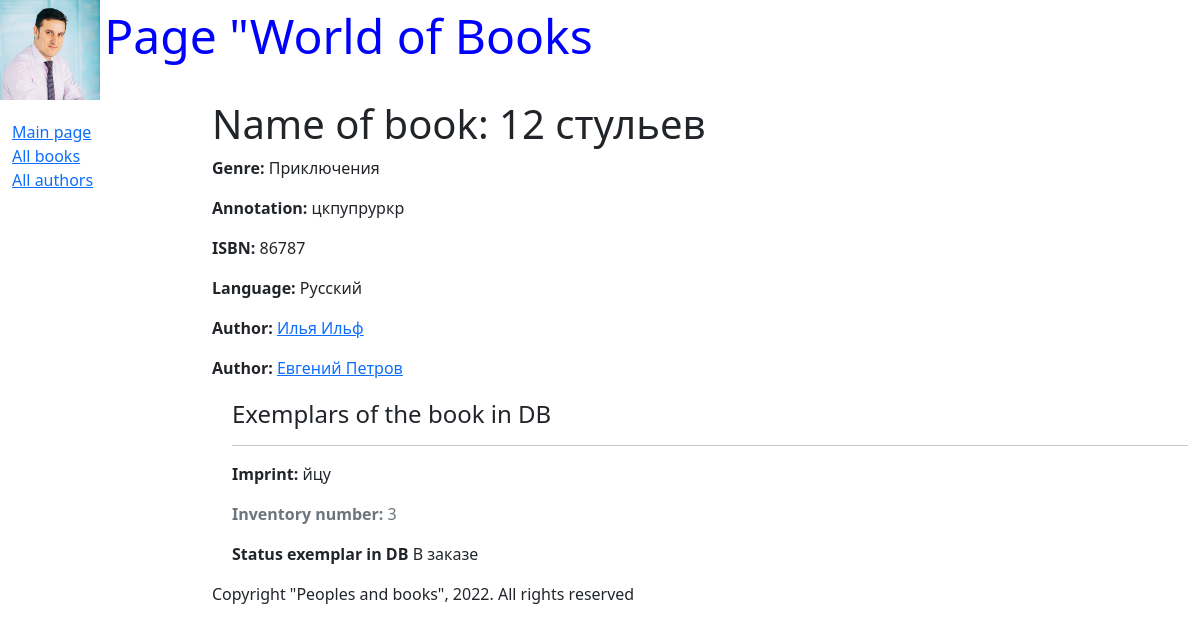
The page /book/2 on the database its author committed.
### catalog/models.py (models this page shows, shortened)
class Book(models.Model):
    title = models.CharField(max_length=200, help_text="Input title of the book", verbose_name="Name of book")
    genre = models.ForeignKey('Genre', on_delete=models.CASCADE, help_text=" Choose genre of the book",
                              verbose_name="Genre of book", null=True)
    language = models.ForeignKey('Language', on_delete=models.CASCADE, help_text=" Choose language of the book",
                                 verbose_name="Language of book", null=True)
    author = models.ManyToManyField('Author', help_text=" Choose author of the book", verbose_name="Author of book")
    summary = models.TextField(max_length=1000, help_text="Input summary of the book",
                               verbose_name="Short text of the book")
    isbn = models.CharField(max_length=13, help_text="Only 13 symbols", verbose_name="ISBN of the book")
    def display_author(self):
        return ', '.join([author.last_name for author in self.author.all()])
    display_author.short_description = 'Authors'

class Genre(models.Model):
    name = models.CharField(max_length=200, help_text="Input genre of the book", verbose_name="Genre book")
    def __str__(self):
        return self.name

class Language(models.Model):
    name = models.CharField(max_length=20, help_text="Input language of the book", verbose_name="Book language")
    def __str__(self):
        return self.name

class Author(models.Model):
    first_name = models.CharField(max_length=100, help_text="Input name author", verbose_name="Author name")
    last_name = models.CharField(max_length=100, help_text="Input family name author",
                                 verbose_name="Author family name")
    date_of_birth = models.DateField(help_text="Input date of birth", verbose_name="Birth date", null=True, blank=True)
    date_of_death = models.DateField(help_text="Input date of death", verbose_name="Death date", null=True, blank=True)

class BookInstance(models.Model):
    book = models.ForeignKey('Book', on_delete=models.CASCADE, null=True)
    inv_num = models.CharField(max_length=20, null=True, help_text="Input inentary number",
                               verbose_name="Inventary humber")
    inprint = models.CharField(max_length=200, help_text="Input publishing and year", verbose_name="Publishing")
    status = models.ForeignKey('Status', on_delete=models.CASCADE, null=True, help_text="Change status exemplar",
                               verbose_name="Status exemplar")
    due_back = models.DateField(null=True, blank=True, help_text="Input end of status", verbose_name="Date of status")

class Status(models.Model):
    name = models.CharField(max_length=20, help_text="Input status of book", verbose_name="Status exemplar of book")
    def __str__(self):
        return self.name

### catalog/views.py (the view)
# urls.py: url(r'^book/(?P<pk>\d+)$', views.BookDetalView.as_view(), name='book-detail'),
class BookDetalView(generic.DetailView):
    model = Book

### catalog/templates/catalog/book_detail.html (shortened to what this page needs)
{% extends "base_generic.html" %}
{% block content %}
    <h1>Name of book: {{ book.title }}</h1>
    <p><strong> Genre:</strong> {{ book.genre }} </p>
    <p><strong> Annotation:</strong> {{ book.summary }} </p>
    <p><strong> ISBN:</strong> {{ book.isbn }} </p>
    <p><strong> Language:</strong> {{ book.language }} </p>
        {% for author in book.author.all %}
            <p><strong>Author:</strong>
            <a href=""> {{ author.first_name }}
                        {{ author.last_name }}</a></p>
        {% endfor %}
<div style="margin-left:20px; margin-top:20px">
    <h4>Exemplars of the book in DB</h4>
    {% for copy in book.bookinstance_set.all %}
    <hr>
        <p><strong> Imprint:</strong> {{ copy.inprint }} </p>
        <p class="text-muted"><strong> Inventory number:</strong> {{ copy.id }} </p>
        <p><strong> Status exemplar in DB</strong> {{ copy.status }} </p>
    {% endfor %}
</div>
 {% endblock %}

### rows shown on the page
Book: title "12 стульев", genre "Приключения", summary "цкпупруркр", isbn "86787", language "Русский"
Author: first_name "Илья", last_name "Ильф"
Author: first_name "Евгений", last_name "Петров"
BookInstance: inprint "йцу", id "3", status "В заказе"
